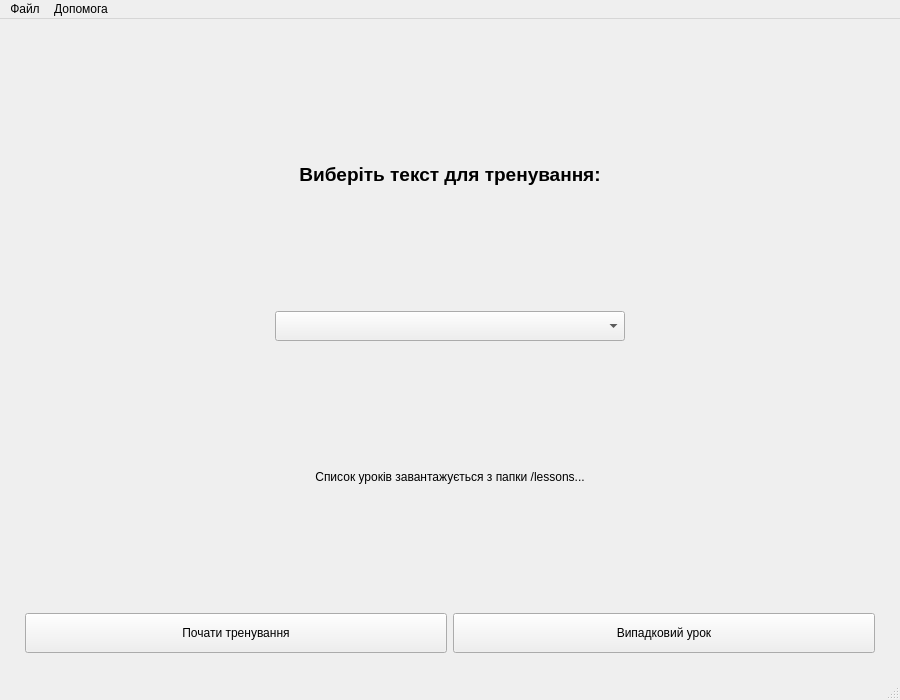
<?xml version="1.0" encoding="UTF-8"?>
<ui version="4.0">
 <class>TypingTrainer</class>
 <widget class="QMainWindow" name="TypingTrainer">
  <property name="geometry">
   <rect>
    <x>0</x>
    <y>0</y>
    <width>900</width>
    <height>700</height>
   </rect>
  </property>
  <property name="windowTitle">
   <string>Typing Trainer</string>
  </property>
  <widget class="QWidget" name="centralwidget">
   <layout class="QVBoxLayout" name="verticalLayout">
    <item>
     <widget class="QStackedWidget" name="stackScreens">
      <property name="currentIndex">
       <number>0</number>
      </property>
      <widget class="QWidget" name="pageStart">
       <layout class="QVBoxLayout" name="layoutStart">
        <item>
         <spacer name="spacerTopStart">
          <property name="orientation">
           <enum>Qt::Vertical</enum>
          </property>
         </spacer>
        </item>
        <item>
         <widget class="QLabel" name="lblSelect">
          <property name="font">
           <font>
            <pointsize>14</pointsize>
            <weight>75</weight>
            <bold>true</bold>
           </font>
          </property>
          <property name="text">
           <string>Виберіть текст для тренування:</string>
          </property>
          <property name="alignment">
           <set>Qt::AlignCenter</set>
          </property>
         </widget>
        </item>
        <item alignment="Qt::AlignHCenter">
         <widget class="QComboBox" name="comboLesson">
          <property name="minimumSize">
           <size>
            <width>350</width>
            <height>30</height>
           </size>
          </property>
         </widget>
        </item>
        <item>
         <widget class="QLabel" name="lblDescription">
          <property name="text">
           <string>Список уроків завантажується з папки /lessons...</string>
          </property>
          <property name="alignment">
           <set>Qt::AlignCenter</set>
          </property>
         </widget>
        </item>
        <item>
         <layout class="QHBoxLayout" name="layoutStartButtons">
          <item>
           <spacer name="spacerLeftStartBtn">
            <property name="orientation">
             <enum>Qt::Horizontal</enum>
            </property>
           </spacer>
          </item>
          <item>
           <widget class="QPushButton" name="btnStart">
            <property name="minimumSize">
             <size>
              <width>180</width>
              <height>40</height>
             </size>
            </property>
            <property name="text">
             <string>Почати тренування</string>
            </property>
           </widget>
          </item>
          <item>
           <widget class="QPushButton" name="btnRandom">
            <property name="minimumSize">
             <size>
              <width>180</width>
              <height>40</height>
             </size>
            </property>
            <property name="text">
             <string>Випадковий урок</string>
            </property>
           </widget>
          </item>
          <item>
           <spacer name="spacerRightStartBtn">
            <property name="orientation">
             <enum>Qt::Horizontal</enum>
            </property>
           </spacer>
          </item>
         </layout>
        </item>
        <item>
         <spacer name="spacerBottomStart">
          <property name="orientation">
           <enum>Qt::Vertical</enum>
          </property>
         </spacer>
        </item>
       </layout>
      </widget>
      <widget class="QWidget" name="pageTraining">
       <layout class="QVBoxLayout" name="layoutTraining">
        <item>
         <layout class="QHBoxLayout" name="layoutStats">
          <item>
           <widget class="QLabel" name="lblTime">
            <property name="text">
             <string>Час: 00:00</string>
            </property>
           </widget>
          </item>
          <item>
           <widget class="QLabel" name="lblSpeed">
            <property name="text">
             <string>Швидкість: 0 CPM</string>
            </property>
           </widget>
          </item>
          <item>
           <widget class="QLabel" name="lblAccuracy">
            <property name="text">
             <string>Помилки: 0</string>
            </property>
           </widget>
          </item>
          <item>
           <widget class="QProgressBar" name="progressTraining">
            <property name="value">
             <number>0</number>
            </property>
           </widget>
          </item>
         </layout>
        </item>
        <item>
         <widget class="QTextEdit" name="textDisplay">
          <property name="font">
           <font>
            <pointsize>16</pointsize>
           </font>
          </property>
          <property name="readOnly">
           <bool>true</bool>
          </property>
         </widget>
        </item>
        <item>
         <widget class="QFrame" name="frameKeyboard">
          <property name="minimumSize">
           <size>
            <width>0</width>
            <height>250</height>
           </size>
          </property>
          <layout class="QGridLayout" name="layoutGridKeyboard"/>
         </widget>
        </item>
       </layout>
      </widget>
      <widget class="QWidget" name="pageResults">
       <layout class="QVBoxLayout" name="layoutResults">
        <item>
         <spacer name="spacerTopRes">
          <property name="orientation">
           <enum>Qt::Vertical</enum>
          </property>
         </spacer>
        </item>
        <item>
         <widget class="QLabel" name="lblResTitle">
          <property name="font">
           <font>
            <pointsize>18</pointsize>
            <weight>75</weight>
            <bold>true</bold>
           </font>
          </property>
          <property name="text">
           <string>Результати сесії</string>
          </property>
          <property name="alignment">
           <set>Qt::AlignCenter</set>
          </property>
         </widget>
        </item>
        <item>
         <widget class="QGroupBox" name="groupResults">
          <property name="title">
           <string>Ваші показники:</string>
          </property>
          <layout class="QHBoxLayout" name="layoutResBoxes">
           <item>
            <widget class="QLabel" name="resTime">
             <property name="text">
              <string>Час: --</string>
             </property>
             <property name="alignment">
              <set>Qt::AlignCenter</set>
             </property>
            </widget>
           </item>
           <item>
            <widget class="QLabel" name="resSpeed">
             <property name="text">
              <string>Швидкість: --</string>
             </property>
             <property name="alignment">
              <set>Qt::AlignCenter</set>
             </property>
            </widget>
           </item>
           <item>
            <widget class="QLabel" name="resAccuracy">
             <property name="text">
              <string>Помилки: --</string>
             </property>
             <property name="alignment">
              <set>Qt::AlignCenter</set>
             </property>
            </widget>
           </item>
          </layout>
         </widget>
        </item>
        <item>
         <layout class="QHBoxLayout" name="layoutResButtons">
          <item>
           <spacer name="spacerLeftResBtn">
            <property name="orientation">
             <enum>Qt::Horizontal</enum>
            </property>
           </spacer>
          </item>
          <item>
           <widget class="QPushButton" name="btnRestart">
            <property name="minimumSize">
             <size>
              <width>150</width>
              <height>40</height>
             </size>
            </property>
            <property name="text">
             <string>Повторити</string>
            </property>
           </widget>
          </item>
          <item>
           <widget class="QPushButton" name="btnReturn">
            <property name="minimumSize">
             <size>
              <width>150</width>
              <height>40</height>
             </size>
            </property>
            <property name="text">
             <string>На головну</string>
            </property>
           </widget>
          </item>
          <item>
           <spacer name="spacerRightResBtn">
            <property name="orientation">
             <enum>Qt::Horizontal</enum>
            </property>
           </spacer>
          </item>
         </layout>
        </item>
        <item>
         <spacer name="spacerBottomRes">
          <property name="orientation">
           <enum>Qt::Vertical</enum>
          </property>
         </spacer>
        </item>
       </layout>
      </widget>
     </widget>
    </item>
   </layout>
  </widget>
  <widget class="QMenuBar" name="menubar">
   <property name="geometry">
    <rect>
     <x>0</x>
     <y>0</y>
     <width>900</width>
     <height>22</height>
    </rect>
   </property>
   <widget class="QMenu" name="menuFile">
    <property name="title">
     <string>Файл</string>
    </property>
    <addaction name="actionExit"/>
   </widget>
   <widget class="QMenu" name="menuHelp">
    <property name="title">
     <string>Допомога</string>
    </property>
    <addaction name="actionAbout"/>
   </widget>
   <addaction name="menuFile"/>
   <addaction name="menuHelp"/>
  </widget>
  <widget class="QStatusBar" name="statusbar"/>
  <action name="actionExit">
   <property name="text">
    <string>Вихід</string>
   </property>
  </action>
  <action name="actionAbout">
   <property name="text">
    <string>Про програму</string>
   </property>
  </action>
 </widget>
 <resources/>
 <connections/>
</ui>
